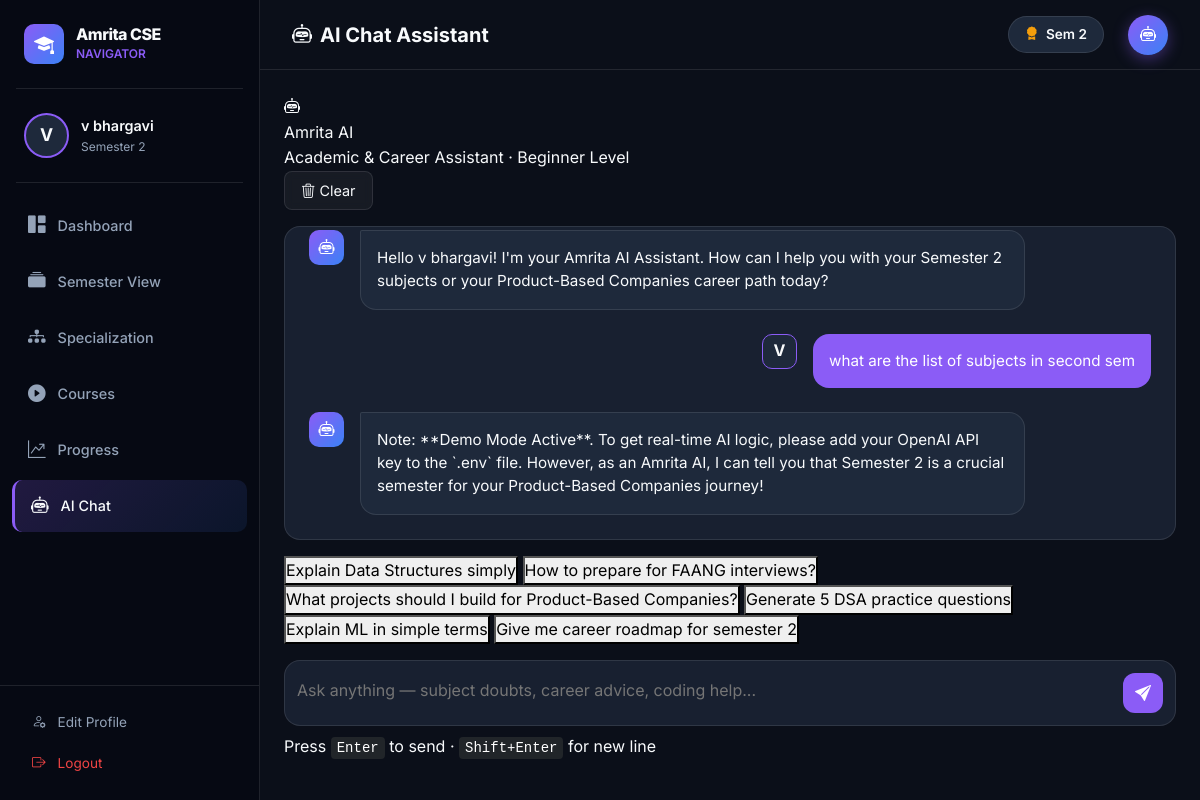
Page /chat (signed in) on the committed database.
### models.py (models this page shows)
class User(db.Model):
    __tablename__ = "users"
    id = db.Column(db.Integer, primary_key=True)
    name = db.Column(db.String(120), nullable=False)
    semester = db.Column(db.Integer, nullable=False, default=1)
    cgpa = db.Column(db.Float, nullable=True)
    coding_level = db.Column(db.String(50), default="Beginner")
    career_goal_desc = db.Column(db.Text, nullable=True)
    specialization = db.Column(db.String(50), default="Product-Based Companies")
    progress = db.relationship("Progress", backref="user", lazy=True, cascade="all, delete-orphan")
    chat_history = db.relationship("ChatHistory", backref="user", lazy=True, cascade="all, delete-orphan")
    def to_dict(self):
        return {
            "id": self.id,
            "name": self.name,
            "semester": self.semester,
            "cgpa": self.cgpa,
            "coding_level": self.coding_level,
            "career_goal_desc": self.career_goal_desc,
            "specialization": self.specialization,
        }

class ChatHistory(db.Model):
    __tablename__ = "chat_history"
    id = db.Column(db.Integer, primary_key=True)
    user_id = db.Column(db.Integer, db.ForeignKey("users.id"), nullable=False)
    message = db.Column(db.Text, nullable=False)
    response = db.Column(db.Text, nullable=False)
    timestamp = db.Column(db.DateTime, default=datetime.utcnow)

### app.py (the view)
@app.route("/chat")
def chat():
    user = get_current_user()
    if not user:
        return redirect(url_for("profile"))
    history = ChatHistory.query.filter_by(user_id=user.id).order_by(ChatHistory.timestamp).all()
    return render_template("chat.html", user=user, history=history)

### app.py (called while the page is built)
def get_current_user():
    user_id = session.get("user_id")
    if user_id:
        return User.query.get(user_id)
    return None

### templates/chat.html (shortened to what this page needs)
{% extends "base.html" %}
{% set current_user = user %}
{% block page_title %}<i class="bi bi-robot me-2"></i>AI Chat Assistant{% endblock %}
{% block content %}
<div class="chat-page animate-fadeInUp">
    <div class="chat-page-header">
        <div class="chat-ai-info">
            <div class="chat-ai-avatar">
                <i class="bi bi-robot"></i>
            </div>
            <div>
                <div class="chat-ai-name">Amrita AI</div>
                <div class="chat-ai-sub">Academic & Career Assistant · {{ user.coding_level }} Level</div>
            </div>
        </div>
        <div class="chat-header-actions">
            <button class="btn btn-glass btn-sm" onclick="clearChat()" title="Clear chat history">
                <i class="bi bi-trash3"></i> Clear
            </button>
        </div>
    </div>
    <div class="chat-window" id="chatWindow">
        {% for msg in history %}
        <div class="chat-message user-message">
            <div class="message-bubble user-bubble">{{ msg.message }}</div>
            <div class="message-avatar user-avatar-mini">{{ user.name[0].upper() }}</div>
        </div>
        <div class="chat-message ai-message">
            <div class="message-avatar ai-avatar-mini"><i class="bi bi-robot"></i></div>
            <div class="message-bubble ai-bubble markdown-content">{{ msg.response }}</div>
        </div>
        {% endfor %}
    </div>
    <div class="suggestion-chips" id="suggestionChips">
        <button class="suggestion-chip" onclick="sendSuggestion(this)">Explain Data Structures simply</button>
        <button class="suggestion-chip" onclick="sendSuggestion(this)">How to prepare for FAANG interviews?</button>
        <button class="suggestion-chip" onclick="sendSuggestion(this)">What projects should I build for {{
            user.specialization }}?</button>
        <button class="suggestion-chip" onclick="sendSuggestion(this)">Generate 5 DSA practice questions</button>
        <button class="suggestion-chip" onclick="sendSuggestion(this)">Explain ML in simple terms</button>
        <button class="suggestion-chip" onclick="sendSuggestion(this)">Give me career roadmap for semester {{
            user.semester }}</button>
    </div>
    <div class="chat-input-bar">
        <div class="chat-input-wrapper">
            <textarea id="chatInput" class="chat-textarea"
                placeholder="Ask anything — subject doubts, career advice, coding help..." rows="1"></textarea>
            <button class="chat-send-btn" id="sendBtn" onclick="sendMessage()">
                <i class="bi bi-send-fill"></i>
            </button>
        </div>
        <div class="chat-input-hint">
            Press <kbd>Enter</kbd> to send · <kbd>Shift+Enter</kbd> for new line
        </div>
    </div>
</div>
{% endblock %}

### templates/base.html (shortened to what this page needs)
<!DOCTYPE html>
<html lang="en">
<head>
    <link href="https://cdn.jsdelivr.net/npm/bootstrap@5.3.0/dist/css/bootstrap.min.css" rel="stylesheet">
    <link href="https://cdn.jsdelivr.net/npm/bootstrap-icons@1.11.0/font/bootstrap-icons.css" rel="stylesheet">
    <link href="{{ url_for('static', filename='css/style.css') }}" rel="stylesheet">
</head>
<body>
    {% if session.get('user_id') %}
    <nav class="sidebar" id="sidebar">
        <div class="sidebar-header">
            <div class="sidebar-brand">
                <div class="brand-icon">
                    <i class="bi bi-mortarboard-fill"></i>
                </div>
                <div class="brand-text">
                    <span class="brand-name">Amrita CSE</span>
                    <span class="brand-sub">Navigator</span>
                </div>
            </div>
        </div>
        <div class="sidebar-divider"></div>
        {% if current_user %}
        <div class="sidebar-user">
            <div class="user-avatar">{{ current_user.name[0].upper() }}</div>
            <div class="user-info">
                <span class="user-name">{{ current_user.name }}</span>
                <span class="user-sem">Semester {{ current_user.semester }}</span>
            </div>
        </div>
        <div class="sidebar-divider"></div>
        {% endif %}
        <ul class="sidebar-nav">
            <li class="nav-item">
                <a href="{{ url_for('dashboard') }}"
                    class="nav-link {% if request.endpoint == 'dashboard' %}active{% endif %}">
                    <i class="bi bi-grid-1x2-fill"></i>
                    <span>Dashboard</span>
                </a>
            </li>
            <li class="nav-item">
                <a href="{{ url_for('semester') }}"
                    class="nav-link {% if request.endpoint == 'semester' %}active{% endif %}">
                    <i class="bi bi-collection-fill"></i>
                    <span>Semester View</span>
                </a>
            </li>
            <li class="nav-item">
                <a href="{{ url_for('specialization') }}"
                    class="nav-link {% if request.endpoint == 'specialization' %}active{% endif %}">
                    <i class="bi bi-diagram-3-fill"></i>
                    <span>Specialization</span>
                </a>
            </li>
            <li class="nav-item">
                <a href="{{ url_for('courses') }}"
                    class="nav-link {% if request.endpoint in ('courses', 'subject_detail') %}active{% endif %}">
                    <i class="bi bi-play-circle-fill"></i>
                    <span>Courses</span>
                </a>
            </li>
            <li class="nav-item">
                <a href="{{ url_for('progress') }}"
                    class="nav-link {% if request.endpoint == 'progress' %}active{% endif %}">
                    <i class="bi bi-graph-up-arrow"></i>
                    <span>Progress</span>
                </a>
            </li>
            <li class="nav-item">
                <a href="{{ url_for('chat') }}" class="nav-link {% if request.endpoint == 'chat' %}active{% endif %}">
                    <i class="bi bi-robot"></i>
                    <span>AI Chat</span>
                </a>
            </li>
        </ul>
        <div class="sidebar-footer">
            <a href="{{ url_for('profile') }}" class="nav-link-footer">
                <i class="bi bi-person-gear"></i> Edit Profile
            </a>
            <a href="{{ url_for('logout') }}" class="nav-link-footer text-danger-light">
                <i class="bi bi-box-arrow-right"></i> Logout
            </a>
        </div>
    </nav>
    <div class="main-wrapper">
        <header class="topbar">
            <div class="topbar-title">{% block page_title %}{% endblock %}</div>
            <div class="topbar-right">
                {% if current_user %}
                <div class="topbar-badge">
                    <i class="bi bi-award-fill me-1" style="color: var(--accent-gold)"></i>
                    Sem {{ current_user.semester }}
                </div>
                {% endif %}
                <a href="{{ url_for('chat') }}" class="ai-chat-btn" title="AI Chat">
                    <i class="bi bi-robot"></i>
                </a>
            </div>
        </header>
        <main class="content-area">
            {% block content %}{% endblock %}
        </main>
    </div>
    {% endif %}
</body>
</html>

### rows in the picture
User: name "V", name "v bhargavi", semester "2", coding_level "Beginner", specialization "Product-Based Companies"
ChatHistory: response "Hello v bhargavi! I'm your Amrita AI Assistant. How can I help you with your Semester 2 subjects or your Product-Based Companies career path today?"
ChatHistory: message "what are the list of subjects in second sem", response "Note: **Demo Mode Active**. To get real-time AI logic, please add your OpenAI API key to the `.env` file. However, as an Amrita AI, I can tell you that Semester 2 is a crucial semester for your Product-Based Companies journey!"
